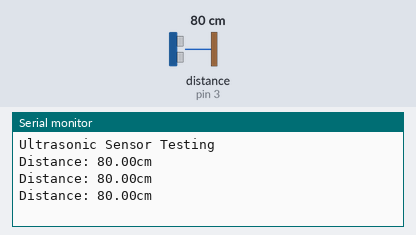
This sketch was run on a simulated Arduino Uno, built for the host (arithmetic inside an expression is 32-bit, double 64-bit). On the bench: the last lines printed to the serial monitor. The test bench sets the inputs (shaded band); at power-on: distance to the obstacle (sensor on pin 3) 80 cm. The echo pulse lasts 58.3 µs per cm.

Above: at 1.2 s.
1.3 s: distance to the obstacle (sensor on pin 3) set to 2 cm
At 2.0 s:
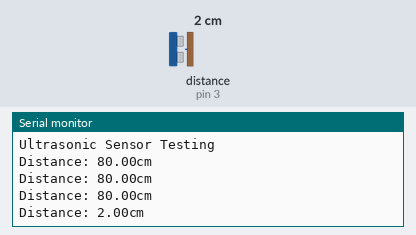
2.8 s: distance to the obstacle (sensor on pin 3) set to 4 cm
At 3.5 s:
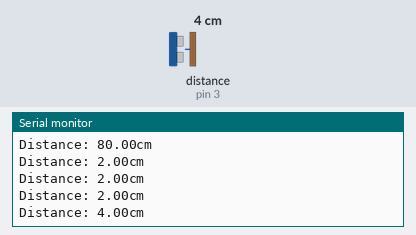
Timing chart, 0 to 5.8 s (numbered marks = the images above; inputs shaded):
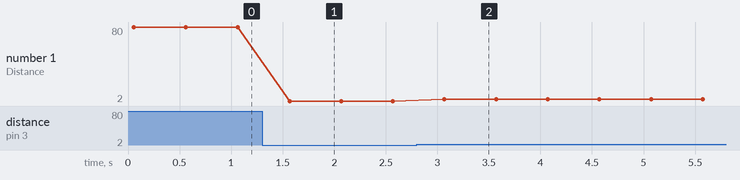

The sketch:

ultrasonic.ino
```cpp
#include <HCSR04.h>

const int trigPin = 2;
const int echoPin = 3;

int distance = 0;

UltraSonicDistanceSensor Sensor(trigPin, echoPin);

void init_device()
{
	Serial.begin("9600");
	delay(50);
}

void setup()
{
	init_device();
	Serial.println("Ultrasonic Sensor Testing");
}

void loop()
{
	double distance = Sensor.measureDistanceCm();
	Serial.println("Distance: " + String(distance) + "cm");
	delay(500);
}
```

Measured:
- after the input at 1.3 s, the serial monitor: prints a new line after 0.27 s (image 1)
- after the input at 2.8 s, the serial monitor: prints a new line after 0.27 s (image 2)
- plotted number 1: 80 → 2 after the input at 1.3 s, 2 → 4 after the input at 2.8 s
